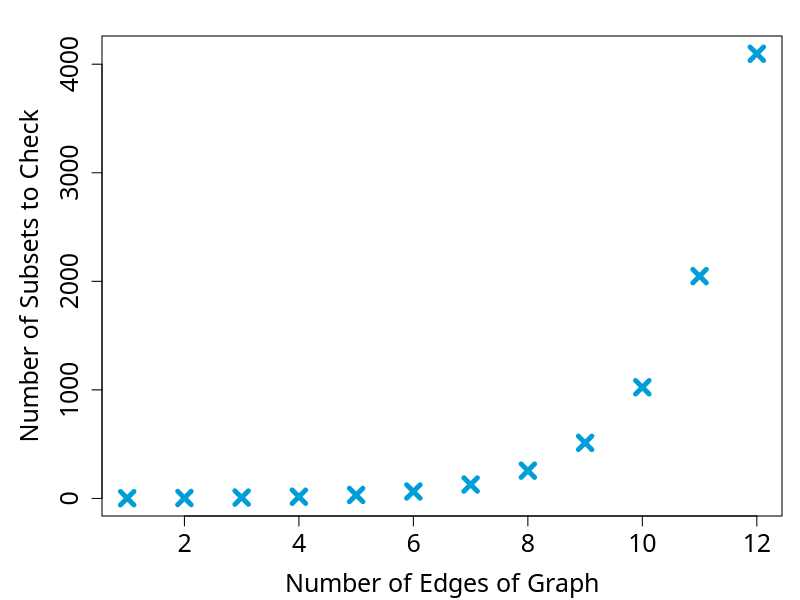

R code for this plot:
## ---- chunk 1
#| code-fold: true
#| code-summary: "Defining the Adjacency Matrix for $S$ in R"
#| label: adjacency-matrix
S_adj_mat <- matrix(c(# Let's walk through how we fill out the first row of the adjacency matrix:
                      # Row 1 represents the people Student A can sit with; 
                      # they form a compatible pair with Students D, E, and F,
                      # so there is a 1 in column 4, representing Student D,
                      # a 1 in column 5, representing Student E,
                      # and a 1 in column 6, representing Student F. 
                      # The pairings A-B and A-C are unacceptable so there are 0s in columns 2 and 3. 
                      # Vertex A is not connected to itself, because Student A cannot form a pair with themselves,
                      # so there is a 0 in column 1 – in fact, all the diagonal values of this adjacency matrix are 0
                      # because none of the vertices have edges connecting them to themselves.
                      0, 0, 0, 1, 1, 1, 
                      0, 0, 1, 0, 1, 0,
                      0, 1, 0, 1, 0, 0,
                      1, 0, 1, 0, 0, 0,
                      1, 1, 0, 0, 0, 0,
                      1, 0, 0, 0, 0, 0), 
                      nrow = 6, byrow = TRUE)
## ---- chunk 2
#| code-fold: true
#| code-summary: "Finding $L_S$ from $A_S$ in R"
#| label: adjacency-list
# Let's write a function which takes as its input a graph's adjacency matrix, and returns the adjacency list for the graph 
adj_mat_to_adj_list <- function(adj_mat){
  num_nodes <- ncol(adj_mat) # we find the number of vertices of the graph
  adjacency_list <- vector(mode = "list", length = num_nodes) # we initialise our adjacency list as an empty list with the same number of elements of vertices of the graph
  # Now we make an empty list for each vertex and fill it with the indexes of the vertices that it is connected to:
  for (i in 1:num_nodes){
    connected_vertices <- list()
    for (j in 1:num_nodes) {
      if (adj_mat[i,j] == 1) {
        connected_vertices <- c(connected_vertices, j)
      }
    }
    adjacency_list[[i]] <- connected_vertices
  }
  adjacency_list
}
# We can use this function to find the adjacency list for S:
S_adj_list <- adj_mat_to_adj_list(S_adj_mat)
names(S_adj_list) <- c("A","B","C","D","E","F")
cat("Vertex 1 (A):", LETTERS[unlist(S_adj_list$A)], 
    "\nVertex 2 (B):", LETTERS[unlist(S_adj_list$B)],
    "\nVertex 3 (C):", LETTERS[unlist(S_adj_list$C)],
    "\nVertex 4 (D):", LETTERS[unlist(S_adj_list$D)],
    "\nVertex 5 (E):", LETTERS[unlist(S_adj_list$E)],
    "\nVertex 6 (F):", LETTERS[unlist(S_adj_list$F)])
## ---- chunk 3
#| code-fold: true
#| code-summary: "Finding $E_S$ from $A_S$ in R"
#| label: edge-list
# We can write a simple function to get the edge list matrix of a graph from it's adjacency matrix:
adj_mat_to_edge_list <- function(adj_mat) {
  # We can represent each edge as a vector of length two where the elements are the vertices
  # that the edge is connected to, and thus encode the edge list as a two column matrix
  edge_list <- unique(t(apply(which(adj_mat == 1, arr.ind = TRUE), 1, sort))) 
  edge_list
}
# Let's see what the output looks like for S:
S_edge_list <- adj_mat_to_edge_list(S_adj_mat)
# We can convert the vertex numbers to letters to check we've got the result we've expected:
letters_edge_list <- apply(S_edge_list, 1:2, function(i) LETTERS[i])
for (i in 1:nrow(letters_edge_list)) {
  cat(letters_edge_list[i,1], "–", letters_edge_list[i,2], ",\n", sep = "")
}
## ---- chunk 4
#| code-fold: true
#| code-summary: "Plotting the Number of Subsets of Edges Against the Number of Edges in R"
#| label: exponential-growth
par(mar=c(bottom=4.2, left=5.1, top=1.8, right=0.9), family="Roboto Slab") # setting the plot options
num_edges <- 1:12 
plot(num_edges, 2^num_edges, pch=4, cex=1.8, lwd=4.8, col="#009ed8",
     xlab="Number of Edges of Graph", ylab="Number of Subsets to Check",
     cex.lab=1.5, cex.axis=1.5)
## ---- chunk 5
#| code-fold: true
#| code-summary: "Writing a Function that Will Find an Augmenting Path for a Given Graph and Matching in R"
#| label: augmenting-path
augmenting_path <- function(adj_list, match_vec) {
  # This function takes as input the edge list of the graph, and a vector, `match_vec` which represents the matching. 
  # The length of `match_vec` should be the same as the number of vertices of the graph, and `match_vec[i]` is the index
  # of the vertex that the $i$th vertex is matched to – if it is unmatched then we'll define `match_vec[i]` to be zero.
  vertices_match_status <- match_vec != 0 # we create a logical vector to represent whether each vertex is included in the matching
  num_vertices <- length(vertices_match_status) # we find the number of vertices in the graph
  unmatched_vertices <- which(vertices_match_status == FALSE, arr.ind=TRUE) # we create a vector of the vertices which are not in the matching
  for (i in 1:num_vertices) { # we will try finding an augmenting path starting from each unmatched vertex until we find one
    aug_path <- matrix(, nrow=0, ncol=2) # we initialise an empty matrix to start the augmenting path 
    if (vertices_match_status[i] == TRUE) { # we skip the matched vertices
      next 
    }
    root <- i
    current_vert <- i # we will use this variable to keep track of which vertex we have reached
                      # in our attempt to find an augmenting path
    # Let's keep track of the vertices we've included in our augmenting path attempt from this vertex:
    unvisited_from_root <- c(1:num_vertices)
    unvisited_from_root <- unvisited_from_root[!unvisited_from_root==root]
    repeat { # we create a repeating loop that will run the same procedure 
             # until we break out of it using break or return
      neighbours <- unlist(adj_list[[current_vert]]) # we create a vector of the vertices that have an edge 
                                                     # between them and the vertex that we are currently on 
      neighbours_unvisited_from_root <- intersect(neighbours, unvisited_from_root) # we create a vector of vertices
                                                                                   # adjacent to the vertex we are 
                                                                                   # currently on that have not already 
                                                                                   # been included in our attempt to 
                                                                                   # find an augmenting path
      if (length(neighbours_unvisited_from_root) == 0) { # if there are none of these, we can stop running our repeat loop
                                                         # and try our search again from the next unmatched vertex
        break
      }
      match_to_current_vert <- match_vec[current_vert] 
      # if we are on a vertex that is part of the matching, and the vertex it is matched
      # to is not yet part of the augmenting path, we want to go to that vertex next 
      if (match_to_current_vert %in% unvisited_from_root) { 
        next_vert <- match_to_current_vert
        unvisited_from_root <- unvisited_from_root[!unvisited_from_root==next_vert]
        aug_path <- rbind(aug_path, c(current_vert,next_vert))
        current_vert <- next_vert
        next
      }
      unmatched_neighbours_unvisited_from_root <- intersect(unmatched_vertices, neighbours_unvisited_from_root) # we create a vector of unmatched vertices
                                                                                                                # adjacent to the vertex we are currently 
                                                                                                                # on that we haven't already included in our 
                                                                                                                # augmenting path attempt
      if (length(unmatched_neighbours_unvisited_from_root) > 0) { # if any of these exist, then we have found an augmenting path, and we can return it!
        aug_path <- rbind(aug_path, c(current_vert,unmatched_neighbours_unvisited_from_root[1]))
        return(aug_path)
      }
      # If we didn't return an augmenting path in the if statement above, 
      # all the vertices adjacent to the vertex we are currently on that
      # are not already included in our augmenting path attempt must be part 
      # of the matching, so we will go to one of these next and continue searching:
      next_vert <- neighbours_unvisited_from_root[1]
      unvisited_from_root <- unvisited_from_root[!unvisited_from_root==next_vert]
      aug_path <- rbind(aug_path, c(current_vert,next_vert))
      current_vert <- next_vert
    }
  }
  # If we haven't returned an augmenting path after searching from all unmatched vertices, we return an empty matrix:
  aug_path <- matrix(, nrow=0, ncol=2)
  return(aug_path) 
}
## ---- chunk 6
#| code-fold: true
#| code-summary: "Coding Kuhn's algorithm in R"
#| label: kuhns-algorithm
# Let's use our augmenting_path function to write an implementation of Kuhn's algorithm 
# that takes as its input the adjacency matrix of a graph and a matching vector:
maximum_matching <- function(adj_mat, match_vec) {
  adj_list <- adj_mat_to_adj_list(adj_mat) # we use the function we wrote earlier 
  num_vertices <- length(match_vec) # we find the number of vertices in the graph
  # Let's create a matrix to store the current matching:
  current_matching <- matrix(, nrow=0, ncol=2)
  # We can populate it with the initial matching to start with:
  for (i in 1:num_vertices) {
    if (match_vec[i] == 0) {
      next
    }
    current_matching <- rbind(current_matching, c(i,match_vec[i]))
  }
  if (nrow(current_matching) != 0) {
    current_matching <- unique(t(apply(current_matching, 1, sort))) # we order the edges with the lower indexed vertex first, 
                                                                    # and remove duplicates
  }
  # Now we will run our augmenting path algorithm and and use it to increase our current matching 
  # until no more augmenting paths can be found:
  current_match_vec <- match_vec
  repeat {
    aug_path <- augmenting_path(adj_list, current_match_vec) # we find an augmenting path for the input graph and the current matching 
    aug_path_length <- nrow(aug_path)
    # If the augmenting_path function has not found any augmenting paths, we break out of the repeat loop:
    if (aug_path_length == 0) {
      break 
    }
    aug_path <- t(apply(aug_path, 1, sort)) # we order the edges in the augmenting path with the lowest indexed vertex first
    # If the augmenting path consists of only one edge, 
    # we add that edge to our matching and run another iteration 
    # of the augmenting_path function with the new matching:
    if (aug_path_length == 1) { 
      current_matching <- rbind(current_matching, aug_path) 
      # Before running the augmenting_path function again 
      # we need to update the current_match_vec algorithm 
      # to reflect our new matching:
      current_matching_length <- nrow(current_matching)
      current_match_vec <- rep(0,num_vertices)
      for (i in 1:current_matching_length) {
        current_match_vec[current_matching[i,1]] <- current_matching[i,2]
        current_match_vec[current_matching[i,2]] <- current_matching[i,1]
      }
      next
    }
    # If the augmenting path has more than one edge, we add the edges that are not included in the current matching, 
    # and remove the ones that are (by the definition of an augmenting path, these alternate):
    for (i in 1:aug_path_length) {
      if (i%%2 == 1) { 
        current_matching <- rbind(current_matching, aug_path[i,])
      }
      if (i%%2 == 0) {
        current_matching <- current_matching[!(current_matching[,1]==aug_path[i,1] & current_matching[,2]==aug_path[i,2]),]
      }
    }
    # Before running the augmenting_path function again we need to update the current_match_vec algorithm to reflect our new matching:
    current_matching_length <- nrow(current_matching)
    current_match_vec <- rep(0,num_vertices)
    for (i in 1:current_matching_length) {
      current_match_vec[current_matching[i,1]] <- current_matching[i,2]
      current_match_vec[current_matching[i,2]] <- current_matching[i,1]
    }
  }
  return(current_matching[order(current_matching[,1]),]) # we return the first matching we arrived at for which no augmenting paths
                                                         # could be found, with the edges ordered by their lowest indexed vertex
}
## ---- chunk 7
#| code-fold: true
#| code-summary: "Applying Kuhn's Algorithm to $S$ in R"
#| label: maximum-matching-of-S
S_empty_matching <- rep(0,6)
S_max_matching <- maximum_matching(S_adj_mat, S_empty_matching)
letters_matching <- apply(S_max_matching, 1:2, function(i) LETTERS[i])
for (i in 1:nrow(letters_matching)) {
  cat(letters_matching[i,1], "–", letters_matching[i,2], ",\n", sep = "")
}
